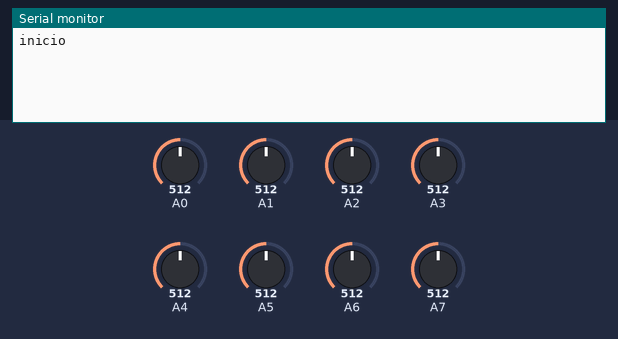
Recording of a sketch running on a simulated Arduino Nano, built with avr-gcc and run on an emulated ATmega328P. On the bench: the last lines printed to the serial monitor. The inputs (shaded band) are chosen by the test bench; at power-on: A0 = 512, A1 = 512, A2 = 512, A3 = 512, A4 = 512, A5 = 512, A6 = 512, A7 = 512.

Above: at 1.2 s.
1.3 s: A0 set to 30
At 1.8 s:
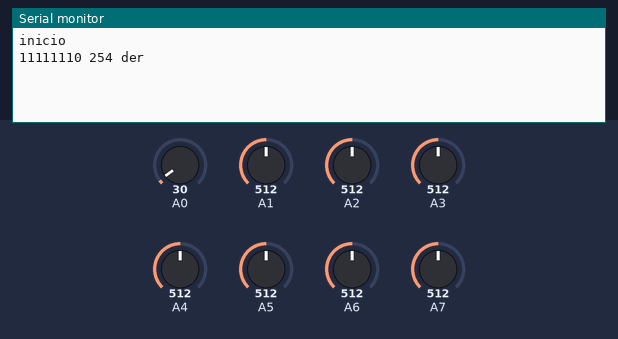
2.8 s: A1 set to 30
At 4.0 s:
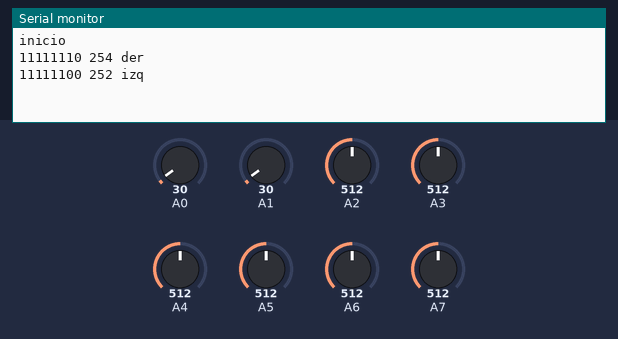
4.3 s: A2 set to 30
At 5.3 s:
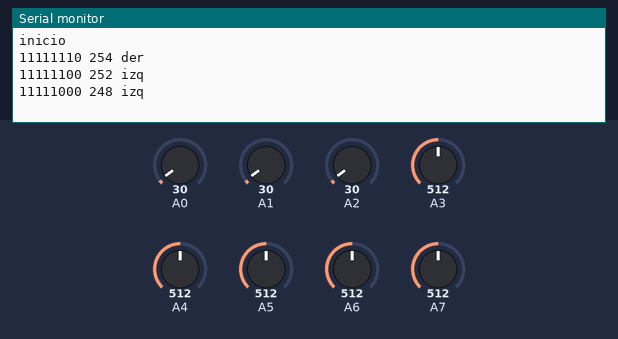
5.8 s: A3 set to 30
At 6.4 s:
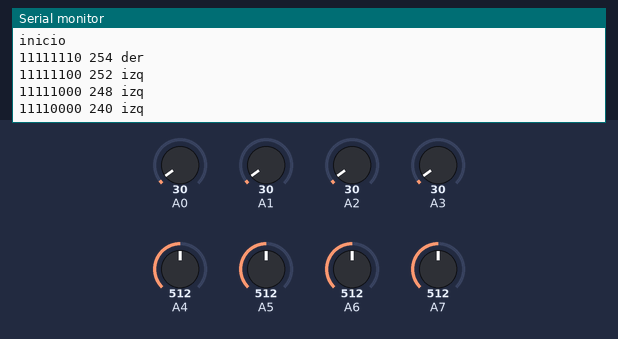
7.3 s: A4 set to 30
At 8.5 s:
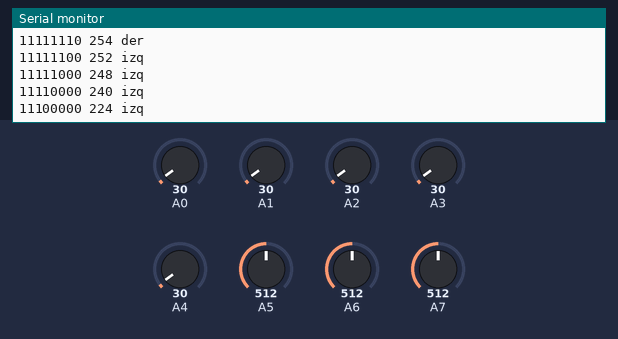
8.8 s: A5 set to 30
At 9.9 s:
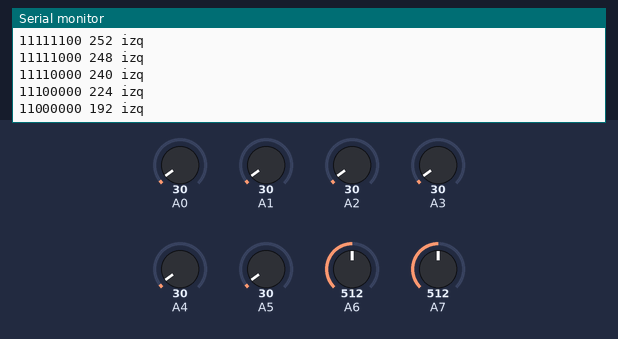
Timing chart, 0 to 11.3 s (numbered marks = the images above; inputs shaded):
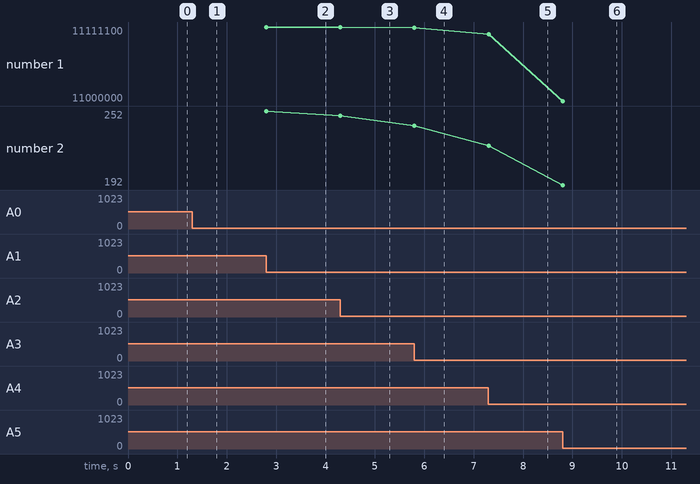

Measured:
- after the input at 1.3 s, the serial monitor: prints a new line at once (image 1)
- after the input at 2.8 s, the serial monitor: prints a new line at once (image 2)
- after the input at 4.3 s, the serial monitor: prints a new line at once (image 3)
- after the input at 5.8 s, the serial monitor: prints a new line at once (image 4)
- after the input at 7.3 s, the serial monitor: prints a new line at once (image 5)
- after the input at 8.8 s, the serial monitor: prints a new line at once (image 6)
- plotted number 1: 11111100 → 11111000 after the input at 4.3 s, 11111000 → 11110000 after the input at 5.8 s, 11110000 → 11100000 after the input at 7.3 s, 11100000 → 11000000 after the input at 8.8 s
- plotted number 2: 252 → 248 after the input at 4.3 s, 248 → 240 after the input at 5.8 s, 240 → 224 after the input at 7.3 s, 224 → 192 after the input at 8.8 s

The sketch:

Pendulum-Lamp_Laser_Tester.ino
```cpp
const int c = 8;
int aData [c];
byte dData;
byte lData;
byte bData;
int th = 200;
void setup()
{
  Serial.begin (2000000);//Begin serial communication
  Serial.println ("inicio");
}

void loop ()
{
  lData = dData;
  aData [0] = analogRead (A0);
  aData [1] = analogRead (A1);
  aData [2] = analogRead (A2);
  aData [3] = analogRead (A3);
  aData [4] = analogRead (A4);
  aData [5] = analogRead (A5);
  aData [6] = analogRead (A6);
  aData [7] = analogRead (A7);

  for (int ir = 0; ir < c; ir ++)
  {
    //Serial.print (aData [ir]);
    //Serial.print (" ");
    if (aData [ir] < th)
    {
      bitClear (dData, ir);
    }
    else
    {
      bitSet (dData, ir);
    }
  }
  //Serial.println ();

  if (lData != dData && dData != 255)
  {

    Serial.print (dData, BIN);
    Serial.print (" ");
    Serial.print (dData);
    Serial.print (" ");
    if (bData < dData)
    {
      Serial.print ("der");
    }
    else
    {
      Serial.print ("izq");
    }
    Serial.println ();
    bData = dData;
  }


}
```
